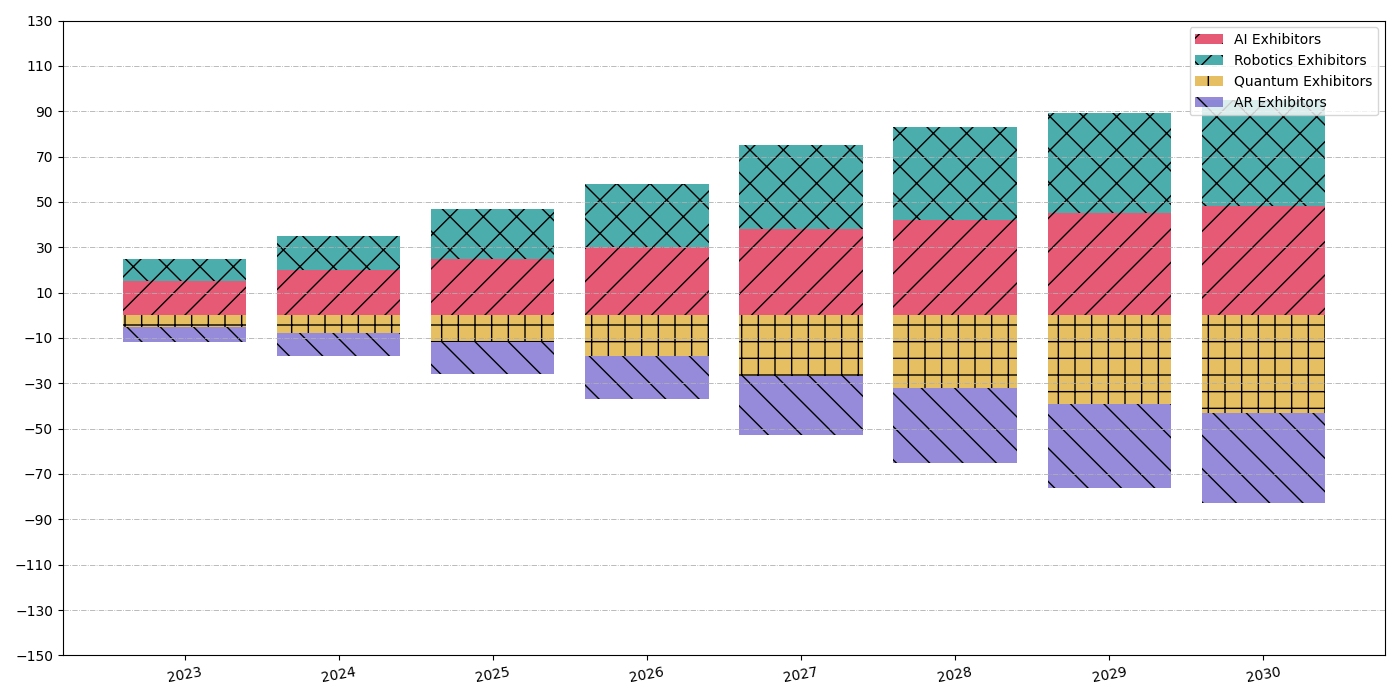

Recreate this plot in Python.
import matplotlib.pyplot as plt
import numpy as np

years = np.arange(2023, 2031)

# Original datasets
ai_exhibitors = np.array([15, 20, 25, 30, 38, 42, 45, 48])
robotics_exhibitors = np.array([10, 15, 22, 28, 37, 41, 44, 47])
quantum_exhibitors = np.array([5, 8, 12, 18, 27, 32, 39, 43])
ar_exhibitors = np.array([7, 10, 14, 19, 26, 33, 37, 40])

# Positive sets expand one side (e.g., AI and Robotics)
pos_data = np.array([ai_exhibitors, robotics_exhibitors])

# Negative sets expand other side (e.g., Quantum and AR)
neg_data = np.array([-quantum_exhibitors, -ar_exhibitors])

fig, ax = plt.subplots(figsize=(14, 7))

# Plot positive datasets
ax.bar(years, pos_data[0], color='crimson', hatch='/', alpha=0.7, label='AI Exhibitors')
ax.bar(years, pos_data[1], bottom=pos_data[0], color='darkcyan', hatch='x', alpha=0.7, label='Robotics Exhibitors')

# Plot negative datasets
ax.bar(years, neg_data[0], color='goldenrod', hatch='+', alpha=0.7, label='Quantum Exhibitors')
ax.bar(years, neg_data[1], bottom=neg_data[0], color='slateblue', hatch='\\', alpha=0.7, label='AR Exhibitors')

ax.set_xticks(years)
ax.set_xticklabels(years, rotation=10)
ax.set_yticks(np.arange(-150, 150, step=20))
ax.grid(True, axis='y', linestyle='-.', linewidth=0.6)

# Legend indicating categories
ax.legend(loc='upper right')

plt.tight_layout()
plt.show()
